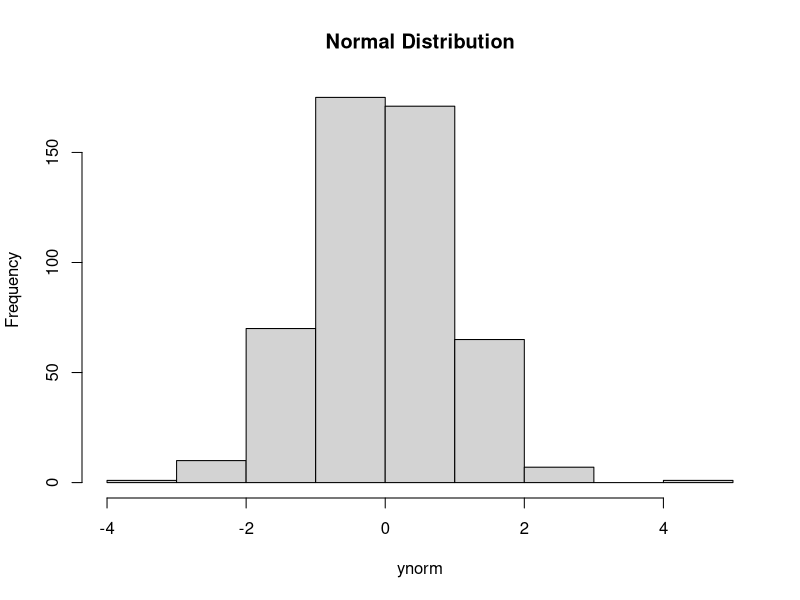
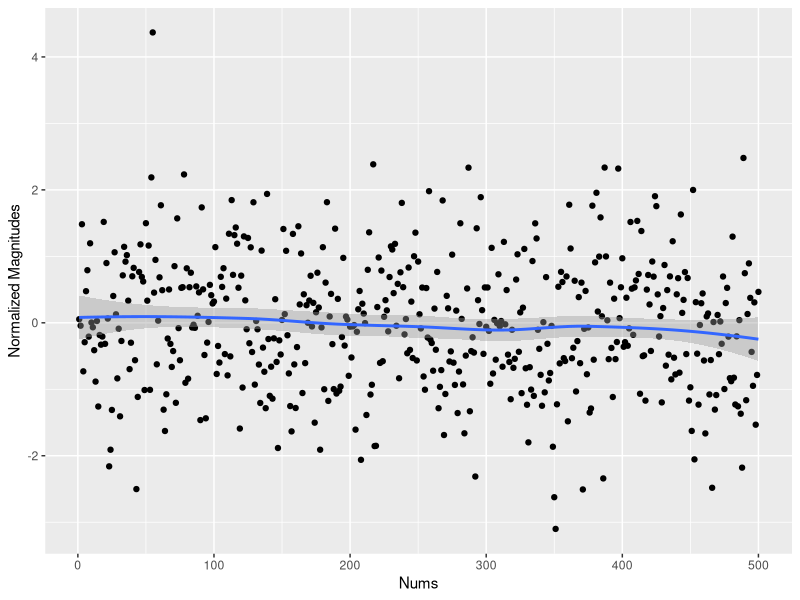
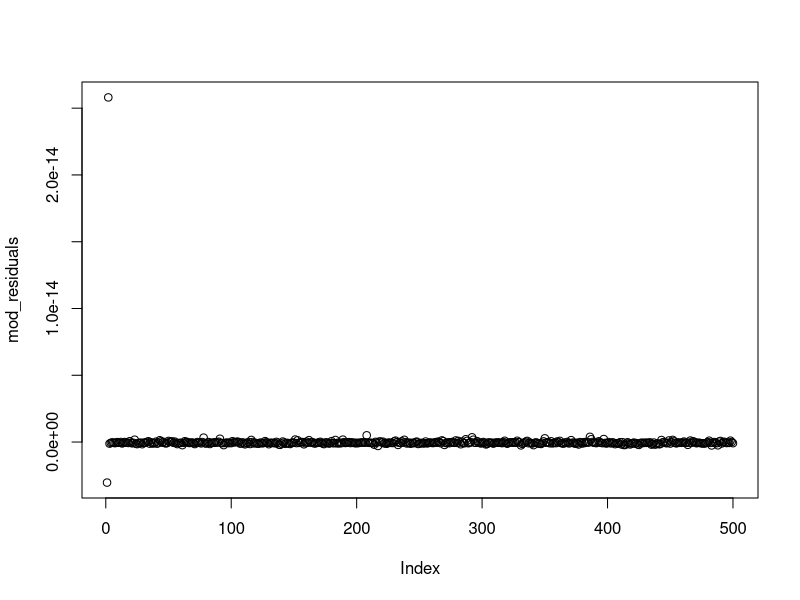
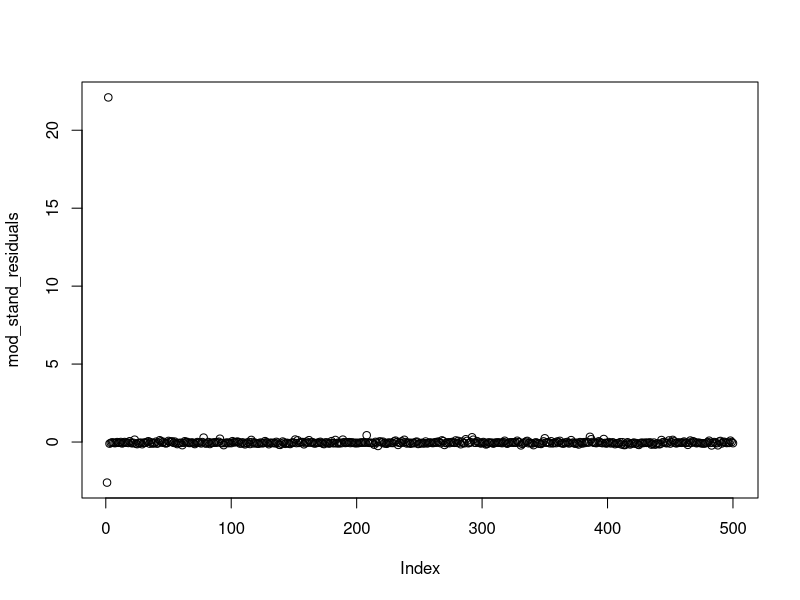

Recreate these plots in R, in order.
# Assumptions of multivariate regression


# First, let's use a normal distribution generator to see what a normal distribution looks like when plotted.
# See more examples at link: https://www.tutorialspoint.com/r/r_normal_distribution.htm


rm(list = ls()) # clear out the variables from memory to make a clean execution of the code.

# If you want to remove all previous plots and clear the console, run the following two lines.
graphics.off() # clear out all plots from previous work.

cat("\014") # clear the console

library(tidyverse)
library(tibble)

# Create a dataset of 500 randomly (but normalized distributed) numbers. 
ynorm <- rnorm(500)

# Plot a histogram of ynorm
hist(ynorm, main = "Normal Distribution")

# gimme one randomly picked number. We will use this code below to add randomness to our dataset.
runif(1)

# create a dataset to play with
dat <- tibble(num = 1:length(ynorm), 
              vals1 = c(ynorm),
              vals2 = c(vals1 *runif(1)))

# plot the random dataset values
ggplot(data = dat,
       mapping = aes(x = num, y = vals1 )) + 
  geom_point() +
  geom_smooth() +
  labs(x = "Nums") + 
  labs(y = "Normalized Magnitudes")


### Residuals
#The residual data of the simple linear regression model is the difference between the observed data of the dependent variable y and the fitted values ŷ.


# create a dataset to play with (same dataset from above)
dat <- tibble(num = 1:length(ynorm), 
              vals1 = c(ynorm),
              vals2 = c(vals1 *runif(1)))


# make a *perfect* simple linear model with one indep variable
mod <- lm(data = dat, vals1 ~ vals2)

#get a read-out of the model to check the p-value.
summary(mod)


# make a dataset of only the residuals
mod_residuals <- resid(mod)

# get a readout
summary(mod_residuals)

plot(mod_residuals)

#Standardized Residual
#The standardized residual is the residual divided by its standard deviation.

mod_stand_residuals <- rstandard(mod)
summary(mod_stand_residuals)
plot(mod_stand_residuals)



# Multicollinearity problems :-(
# note the vals1 and vals2 columns in the dataset are very similar to each other.

# create a dataset to play with

dat <- tibble(num = 1:length(ynorm), 
              vals1 = c(ynorm),
              vals2 = c(vals1 *runif(1)))


# create a model with vals1 and vals2 which are similar
mod <- lm(data = dat, num ~ vals1+vals2)
summary(mod)




# Overcoming Multicollinearity

# Create two samples of 500 numbers which are normally distributed.
ynorm1 <- rnorm(500)
ynorm2 <- rnorm(500)

# place these randomly created subsets into a dataset to work with it
dat <- tibble(num = 1:length(ynorm1), 
              vals1 = c(ynorm1),
              vals2 = c(ynorm2))

# Create a linear model with two independent variables (which are also independent from each other!)
mod <- lm(data = dat, num ~ vals1 + vals2)

# Likely still to be a bad model. Can you say why?

summary(mod)
